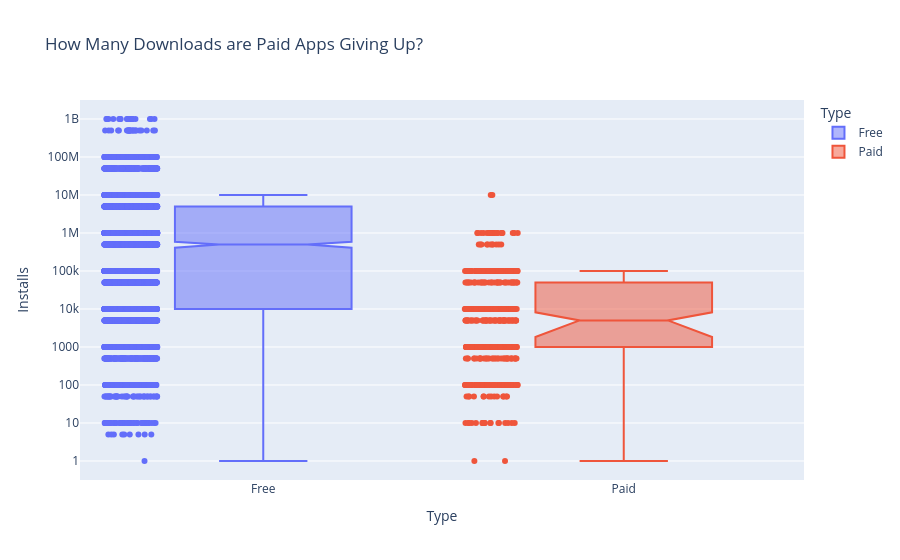

The notebook cell this image was saved under:
### Markdown cell above
# Plotly Box Plots: Lost Downloads for Paid Apps

**Challenge**: Create a box plot that shows the number of Installs for free versus paid apps. How does the median number of installations compare? Is the difference large or small?

Use the [Box Plots Guide](https://plotly.com/python/box-plots/) and the [.box API reference](https://plotly.com/python-api-reference/generated/plotly.express.box.html) to create the following chart. 

<img src=https://imgur.com/uVsECT3.png>

### Code cell
box_plot = px.box(df_clean_apps, 
                  x='Type', 
                  y='Installs', 
                  color='Type',
                  notched=True,
                  points='all', 
                  title="How Many Downloads are Paid Apps Giving Up?", 
                  height=500
                 )
box_plot.update_layout( yaxis=dict(type='log'))
box_plot.show()

### Figure 1 — Plotly figure (JSON) as saved in the notebook; plotly's stock layout.template omitted (floating-point values rounded to 4 significant figures; data arrays with more than 128 entries replaced by an {"elided": "..."} marker saying what was removed)
{"data": [{"alignmentgroup": "True", "boxpoints": "all", "hovertemplate": "Type=%{x}<br>Installs=%{y}<extra></extra>", "legendgroup": "Free", "marker": {"color": "#636efa"}, "name": "Free", "notched": true, "offsetgroup": "Free", "orientation": "v", "showlegend": true, "type": "box", "x": {"elided": "7595 str values"}, "x0": " ", "xaxis": "x", "y": {"elided": "7595 int values"}, "y0": " ", "yaxis": "y"}, {"alignmentgroup": "True", "boxpoints": "all", "hovertemplate": "Type=%{x}<br>Installs=%{y}<extra></extra>", "legendgroup": "Paid", "marker": {"color": "#EF553B"}, "name": "Paid", "notched": true, "offsetgroup": "Paid", "orientation": "v", "showlegend": true, "type": "box", "x": {"elided": "589 str values"}, "x0": " ", "xaxis": "x", "y": {"elided": "589 int values"}, "y0": " ", "yaxis": "y"}], "layout": {"autosize": true, "boxmode": "overlay", "legend": {"title": {"text": "Type"}, "tracegroupgap": 0}, "title": {"text": "How Many Downloads are Paid Apps Giving Up?"}, "xaxis": {"anchor": "y", "autorange": true, "categoryarray": ["Free", "Paid"], "categoryorder": "array", "domain": [0, 1], "range": [-0.5075, 1.5], "title": {"text": "Type"}, "type": "category"}, "yaxis": {"anchor": "x", "autorange": true, "domain": [0, 1], "range": [-0.5, 9.5], "title": {"text": "Installs"}, "type": "log"}}}
